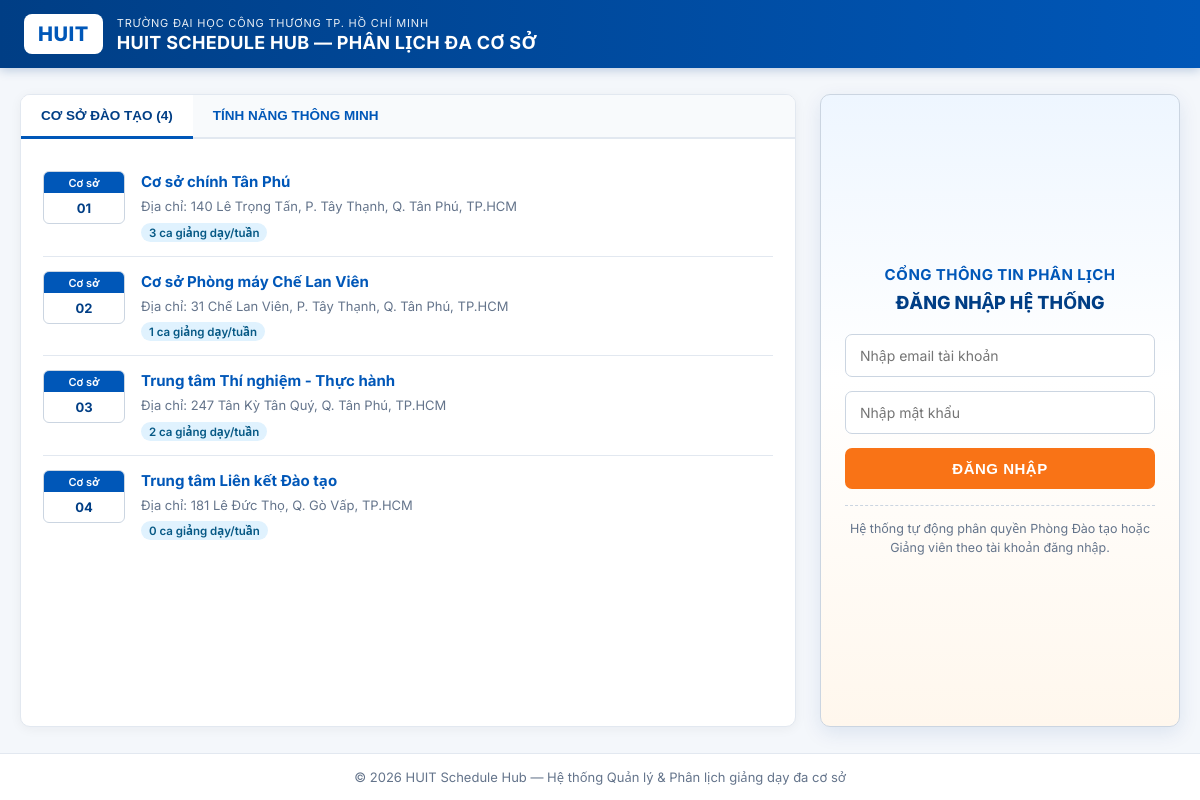
The page /login.php on the database its author committed.
### tables this page shows
CREATE TABLE `branches` (
    `id` INT UNSIGNED AUTO_INCREMENT PRIMARY KEY,
    `branch_name` VARCHAR(150) NOT NULL,
    `address` VARCHAR(255) NOT NULL,
    `created_at` TIMESTAMP DEFAULT CURRENT_TIMESTAMP
);

### src/Models/Branch.php (called while the page is built, shortened)
<?php
class Branch
{
    public static function all(): array
    {
        $pdo = Database::getConnection();
        return $pdo->query('SELECT * FROM branches ORDER BY id ASC')->fetchAll();
    }
}

### src/Views/layout.php (called while the page is built, shortened)
<?php
function e(?string $value): string
{
    return htmlspecialchars((string) $value, ENT_QUOTES, 'UTF-8');
}
    ?>

### src/Models/Schedule.php (called while the page is built, shortened)
<?php
class Schedule
{
    public static function statsByBranch(?int $teacherId = null): array
    {
        $pdo = Database::getConnection();
        $sql = 'SELECT b.id, b.branch_name, COUNT(s.id) AS total_classes
                FROM branches b
                LEFT JOIN schedules s ON b.id = s.branch_id';
        $params = [];
        $sql .= ' GROUP BY b.id, b.branch_name ORDER BY total_classes DESC, b.id ASC';
        $stmt = $pdo->prepare($sql);
        $stmt->execute($params);
        return $stmt->fetchAll();
    }
}

### login.php (the view, shortened to what this page needs)
<?php
require_once __DIR__ . '/src/Views/layout.php';
$branches = [];
$branchStats = [];
try {
    $branches = Branch::all();
    $branchStats = Schedule::statsByBranch();
} catch (Throwable $e) {
}
$branchCountMap = [];
foreach ($branchStats as $bs) {
    $branchCountMap[(int) $bs['id']] = (int) $bs['total_classes'];
}
?>
<!DOCTYPE html>
<html lang="vi">
<head>
</head>
<body>
    <header class="huit-banner">
        <div class="huit-banner-inner">
            <a href="index.php" class="huit-brand">
                <div class="huit-logo-box">HUIT</div>
                <div class="huit-titles">
                    <small>Trường Đại học Công Thương TP. Hồ Chí Minh</small>
                    <strong>HUIT SCHEDULE HUB &mdash; PHÂN LỊCH ĐA CƠ SỞ</strong>
                </div>
            </a>
        </div>
    </header>
    <main class="login-container">
        <section class="info-panel">
            <div class="info-tabs">
                <button type="button" class="info-tab active" data-tab="tab-branches">Cơ sở đào tạo (<?= count($branches) ?>)</button>
                <button type="button" class="info-tab" data-tab="tab-features">Tính năng thông minh</button>
            </div>
            <div class="tab-pane active" id="tab-branches">
                <?php if (empty($branches)): ?>
                    <p style="color:#64748b;margin:0;">Đang cập nhật danh sách cơ sở đào tạo.</p>
                <?php else: ?>
                    <?php foreach ($branches as $idx => $b): ?>
                        <div class="news-item">
                            <div class="slot-badge">
                                <div class="top">Cơ sở</div>
                                <div class="bottom">0<?= $idx + 1 ?></div>
                            </div>
                            <div class="news-body">
                                <h4><?= e($b['branch_name']) ?></h4>
                                <p>Địa chỉ: <?= e($b['address']) ?></p>
                                <span class="meta-pill"><?= $branchCountMap[(int) $b['id']] ?? 0 ?> ca giảng dạy/tuần</span>
                            </div>
                        </div>
                    <?php endforeach; ?>
                <?php endif; ?>
            </div>
        </section>
        <aside class="login-card">
            <div class="login-card-header">
                <div class="portal-sub">Cổng thông tin Phân lịch</div>
                <h2>ĐĂNG NHẬP HỆ THỐNG</h2>
            </div>
            <form method="POST" action="login.php" autocomplete="off" class="login-form">
                <input type="email" name="email" id="email" required placeholder="Nhập email tài khoản">
                <input type="password" name="password" id="password" required placeholder="Nhập mật khẩu">
                <button type="submit" class="btn-login-orange">Đăng nhập</button>
            </form>
            <div class="login-note">
                Hệ thống tự động phân quyền Phòng Đào tạo hoặc Giảng viên theo tài khoản đăng nhập.
            </div>
        </aside>
    </main>
    <footer class="login-footer">
        &copy; <?= date('Y') ?> HUIT Schedule Hub &mdash; Hệ thống Quản lý &amp; Phân lịch giảng dạy đa cơ sở
    </footer>
</body>
</html>

### login.php (style rules this page uses)
:root { --huit-blue: #0057b8; --huit-blue-dark: #003e85; --huit-orange: #f97316; --huit-orange-hover: #ea580c; --border: #e2e8f0; --text: #1e293b; --muted: #64748b; }
* { box-sizing: border-box; }
body { margin: 0; font-family: 'Inter', system-ui, -apple-system, sans-serif; background: #f4f7fb; color: var(--text); min-height: 100vh; display: flex; flex-direction: column; }
.huit-banner { background: linear-gradient(90deg, var(--huit-blue-dark), var(--huit-blue)); color: #fff; padding: 14px 24px; box-shadow: 0 2px 10px rgba(0, 62, 133, 0.25); }
.huit-banner-inner { max-width: 1220px; margin: 0 auto; display: flex; align-items: center; justify-content: space-between; gap: 16px; flex-wrap: wrap; }
.huit-brand { display: flex; align-items: center; gap: 14px; text-decoration: none; color: #fff; }
.huit-logo-box { background: #fff; color: var(--huit-blue); font-weight: 800; font-size: 20px; padding: 8px 14px; border-radius: 8px; letter-spacing: 0.5px; }
.huit-titles small { display: block; font-size: 11px; letter-spacing: 0.8px; opacity: 0.9; text-transform: uppercase; }
.huit-titles strong { display: block; font-size: 18px; font-weight: 700; letter-spacing: 0.3px; }
.login-container { max-width: 1220px; width: 100%; margin: 26px auto; padding: 0 20px; flex: 1; display: grid; grid-template-columns: 1fr 360px; gap: 24px; align-items: stretch; }
.info-panel { background: #fff; border: 1px solid var(--border); border-radius: 10px; box-shadow: 0 2px 12px rgba(15, 23, 42, 0.05); overflow: hidden; }
.info-tabs { display: flex; border-bottom: 2px solid var(--border); background: #f8fafc; flex-wrap: wrap; }
.info-tab { padding: 13px 20px; font-size: 13.5px; font-weight: 700; color: var(--huit-blue); background: transparent; border: none; border-bottom: 3px solid transparent; margin-bottom: -2px; cursor: pointer; text-transform: uppercase; }
.info-tab.active { background: #fff; border-bottom-color: var(--huit-blue); color: var(--huit-blue-dark); }
.tab-pane { display: none; padding: 18px 22px 22px; }
.tab-pane.active { display: block; }
.news-item { display: flex; gap: 16px; padding: 14px 0; border-bottom: 1px solid var(--border); align-items: flex-start; }
.news-item:last-child { border-bottom: none; }
.slot-badge { width: 82px; flex-shrink: 0; border: 1px solid #cbd5e1; border-radius: 6px; overflow: hidden; text-align: center; background: #fff; }
.slot-badge .top { background: var(--huit-blue); color: #fff; font-size: 11px; font-weight: 600; padding: 3px 4px; }
.slot-badge .bottom { font-size: 13px; font-weight: 700; color: var(--huit-blue-dark); padding: 7px 4px; }
.news-body h4 { margin: 0 0 5px; font-size: 15px; color: var(--huit-blue); line-height: 1.4; }
.news-body p { margin: 0; font-size: 13px; color: var(--muted); line-height: 1.5; }
.meta-pill { display: inline-block; margin-top: 6px; margin-right: 6px; padding: 2px 8px; border-radius: 999px; font-size: 11.5px; font-weight: 600; background: #e0f2fe; color: #075985; }
.login-card { background: linear-gradient(180deg, #eef6ff 0%, #ffffff 45%, #fff7ed 100%); border: 1px solid #cbd5e1; border-radius: 10px; padding: 32px 24px; box-shadow: 0 6px 20px rgba(0, 62, 133, 0.1); height: 100%; display: flex; flex-direction: column; justify-content: center; }
.login-card-header { text-align: center; margin-bottom: 20px; }
.login-card-header .portal-sub { color: var(--huit-blue); font-size: 15px; font-weight: 700; text-transform: uppercase; letter-spacing: 0.4px; }
.login-card-header h2 { margin: 6px 0 0; font-size: 18px; color: var(--huit-blue-dark); font-weight: 800; }
.login-form { display: grid; gap: 14px; }
.login-form input { width: 100%; padding: 12px 14px; border: 1px solid #cbd5e1; border-radius: 7px; font-size: 14px; font-family: inherit; background: #fff; }
.btn-login-orange { width: 100%; padding: 12px; background: var(--huit-orange); color: #fff; border: none; border-radius: 7px; font-size: 15px; font-weight: 700; text-transform: uppercase; letter-spacing: 0.5px; cursor: pointer; transition: background 0.15s; }
.login-note { margin-top: 16px; padding-top: 14px; border-top: 1px dashed #cbd5e1; font-size: 12.5px; color: var(--muted); text-align: center; line-height: 1.5; }
.login-footer { background: #fff; border-top: 1px solid var(--border); padding: 14px 24px; text-align: center; font-size: 13px; color: var(--muted); }

### rows shown on the page
branches: branch_name "Cơ sở chính Tân Phú", address "140 Lê Trọng Tấn, P. Tây Thạnh, Q. Tân Phú, TP.HCM", id "3"
branches: branch_name "Cơ sở Phòng máy Chế Lan Viên", address "31 Chế Lan Viên, P. Tây Thạnh, Q. Tân Phú, TP.HCM", id "1"
branches: branch_name "Trung tâm Thí nghiệm - Thực hành", address "247 Tân Kỳ Tân Quý, Q. Tân Phú, TP.HCM", id "2"
branches: branch_name "Trung tâm Liên kết Đào tạo", address "181 Lê Đức Thọ, Q. Gò Vấp, TP.HCM", id "0"

### other values the page prints
count($branches) "4"
